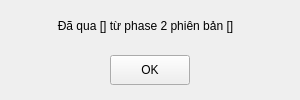
<?xml version="1.0" encoding="UTF-8"?>
<ui version="4.0">
 <class>MainWindow</class>
 <widget class="QMainWindow" name="MainWindow">
  <property name="geometry">
   <rect>
    <x>0</x>
    <y>0</y>
    <width>300</width>
    <height>100</height>
   </rect>
  </property>
  <property name="minimumSize">
   <size>
    <width>300</width>
    <height>100</height>
   </size>
  </property>
  <property name="maximumSize">
   <size>
    <width>300</width>
    <height>100</height>
   </size>
  </property>
  <property name="windowTitle">
   <string>MainWindow</string>
  </property>
  <widget class="QWidget" name="centralwidget">
   <property name="autoFillBackground">
    <bool>false</bool>
   </property>
   <widget class="QLabel" name="label">
    <property name="geometry">
     <rect>
      <x>50</x>
      <y>10</y>
      <width>191</width>
      <height>31</height>
     </rect>
    </property>
    <property name="text">
     <string>Đã qua [] từ phase 2 phiên bản []</string>
    </property>
    <property name="alignment">
     <set>Qt::AlignCenter</set>
    </property>
   </widget>
   <widget class="QPushButton" name="pushButton">
    <property name="geometry">
     <rect>
      <x>110</x>
      <y>55</y>
      <width>80</width>
      <height>30</height>
     </rect>
    </property>
    <property name="text">
     <string>OK</string>
    </property>
   </widget>
  </widget>
 </widget>
 <resources/>
 <connections/>
</ui>
